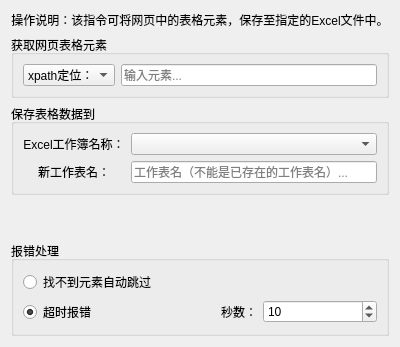
       <widget class="QWidget" name="tab_15">
        <attribute name="title">
         <string>保存表格</string>
        </attribute>
        <layout class="QVBoxLayout" name="verticalLayout_33">
         <item>
          <widget class="QLabel" name="label_69">
           <property name="text">
            <string>操作说明：该指令可将网页中的表格元素，保存至指定的Excel文件中。</string>
           </property>
           <property name="alignment">
            <set>Qt::AlignCenter</set>
           </property>
           <property name="wordWrap">
            <bool>false</bool>
           </property>
          </widget>
         </item>
         <item>
          <widget class="QGroupBox" name="groupBox_8">
           <property name="title">
            <string>获取网页表格元素</string>
           </property>
           <layout class="QVBoxLayout" name="verticalLayout_31">
            <item>
             <layout class="QGridLayout" name="gridLayout_20">
              <item row="0" column="0">
               <widget class="QComboBox" name="comboBox_28">
                <item>
                 <property name="text">
                  <string>xpath定位：</string>
                 </property>
                </item>
                <item>
                 <property name="text">
                  <string>元素ID：</string>
                 </property>
                </item>
                <item>
                 <property name="text">
                  <string>元素名称：</string>
                 </property>
                </item>
               </widget>
              </item>
              <item row="0" column="1">
               <widget class="QLineEdit" name="lineEdit_12">
                <property name="placeholderText">
                 <string>输入元素...</string>
                </property>
               </widget>
              </item>
             </layout>
            </item>
           </layout>
          </widget>
         </item>
         <item>
          <widget class="QGroupBox" name="groupBox_9">
           <property name="title">
            <string>保存表格数据到</string>
           </property>
           <layout class="QVBoxLayout" name="verticalLayout_32">
            <item>
             <layout class="QGridLayout" name="gridLayout_21">
              <item row="0" column="0">
               <widget class="QLabel" name="label_71">
                <property name="text">
                 <string>Excel工作簿名称：</string>
                </property>
                <property name="alignment">
                 <set>Qt::AlignCenter</set>
                </property>
               </widget>
              </item>
              <item row="1" column="0">
               <widget class="QLabel" name="label_72">
                <property name="text">
                 <string>新工作表名：</string>
                </property>
                <property name="alignment">
                 <set>Qt::AlignCenter</set>
                </property>
               </widget>
              </item>
              <item row="0" column="1">
               <widget class="QComboBox" name="comboBox_29"/>
              </item>
              <item row="1" column="1">
               <widget class="QLineEdit" name="lineEdit_13">
                <property name="placeholderText">
                 <string>工作表名（不能是已存在的工作表名）...</string>
                </property>
               </widget>
              </item>
             </layout>
            </item>
           </layout>
          </widget>
         </item>
         <item>
          <spacer name="verticalSpacer_12">
           <property name="orientation">
            <enum>Qt::Vertical</enum>
           </property>
           <property name="sizeHint" stdset="0">
            <size>
             <width>20</width>
             <height>40</height>
            </size>
           </property>
          </spacer>
         </item>
         <item>
          <widget class="QGroupBox" name="groupBox_25">
           <property name="title">
            <string>报错处理</string>
           </property>
           <layout class="QVBoxLayout" name="verticalLayout_35">
            <item>
             <layout class="QGridLayout" name="gridLayout_22">
              <item row="1" column="0">
               <widget class="QRadioButton" name="radioButton_12">
                <property name="text">
                 <string>超时报错</string>
                </property>
                <property name="checkable">
                 <bool>true</bool>
                </property>
                <property name="checked">
                 <bool>true</bool>
                </property>
                <property name="autoExclusive">
                 <bool>true</bool>
                </property>
               </widget>
              </item>
              <item row="1" column="2">
               <widget class="QSpinBox" name="spinBox_9">
                <property name="minimum">
                 <number>1</number>
                </property>
                <property name="maximum">
                 <number>9999</number>
                </property>
                <property name="value">
                 <number>10</number>
                </property>
               </widget>
              </item>
              <item row="0" column="0" colspan="3">
               <widget class="QRadioButton" name="radioButton_13">
                <property name="text">
                 <string>找不到元素自动跳过</string>
                </property>
               </widget>
              </item>
              <item row="1" column="1">
               <widget class="QLabel" name="label_73">
                <property name="text">
                 <string>秒数：</string>
                </property>
                <property name="alignment">
                 <set>Qt::AlignRight|Qt::AlignTrailing|Qt::AlignVCenter</set>
                </property>
               </widget>
              </item>
             </layout>
            </item>
           </layout>
          </widget>
         </item>
        </layout>
       </widget>
